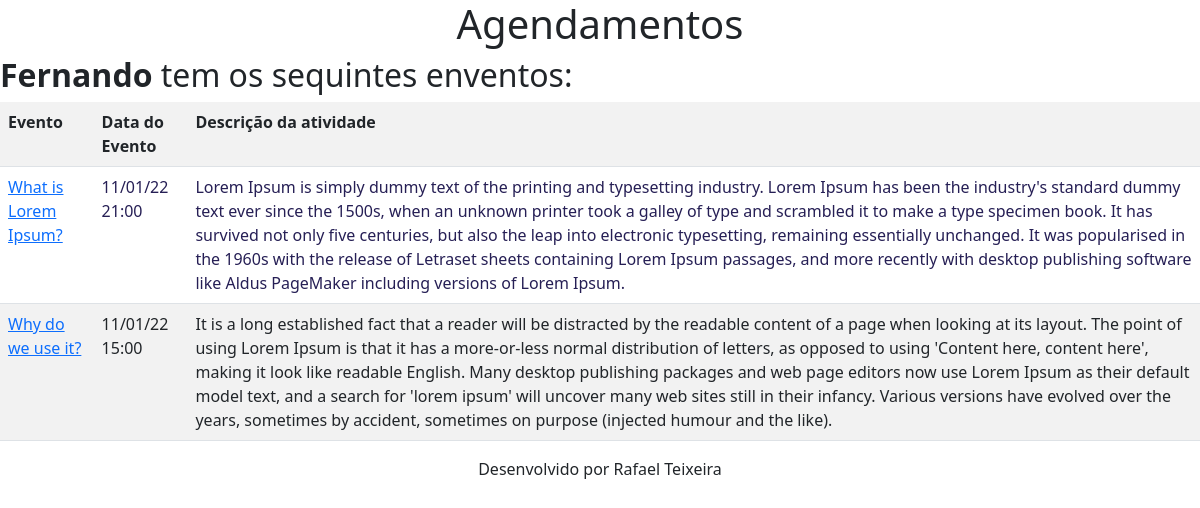
Screenshot of / (signed in) with the database file from the repository.
### core/models.py (models this page shows, shortened)
class Evento(models.Model):
    titulo=models.CharField(max_length=100)
    descricao=models.TextField(null=True, blank=True)
    data_evento=DateTimeField(verbose_name='Data do Evento')
    data_criacao=DateTimeField(auto_now=True,verbose_name='Data de Criacao')
    usuario=models.ForeignKey(User,on_delete=models.CASCADE) # models.cascade (Se o usuário for deletado, seus eventos também serão.) Para User será necessário defenir um valor padrão.
    class Meta:                 #Alteração do nome da tabela sqlite3: comando sqlmigrate core xxxx/dados para migração manual.
        db_table='evento'
    def get_data_evento(self):
        return self.data_evento.strftime('%d/%m/%y %H:%M')

### core/views.py (the view)
# urls.py: path('', views.agendamento,name='agendamento'),
def agendamento(resquest):
    usuario=resquest.user
    evento=Evento.objects.filter(usuario=usuario)
    usuario=str(usuario).capitalize
    dados={'eventos':evento,'usuario':usuario}
    return render(resquest,'agenda.html',dados)

### core/templates/agenda.html
{% extends 'model-page.html' %}
{% block content %}
    <center><h1>Agendamentos</h1></center>
    <h2><b>{{ usuario }}</b> tem os sequintes enventos:</h2>
    <table  id="lista" class="table table-striped table-hover table-responsive">
        <tr>
            <th>Evento</th>
            <th>Data do Evento</th>
            <th>Descrição da atividade</th>
        </tr>
        {% for evento in eventos %}
        <tr>
            <td><a href="titulo/{{evento.titulo}}/" target="_blank" enconding="utf-8">{{ evento.titulo }}</a></td>
            <td>{{ evento.get_data_evento }}</td>
            <td>{{ evento.descricao }}</td>
        </tr>
        {% endfor %}
    </table>
{% endblock %}

### core/static/css/style.css (style rules this page uses)
body { background-color: rgb(99, 130, 143); color: blue; }
#lista { color: rgb(38, 31, 85); text-justify: auto; }

### rows the page displays
Evento: titulo "What is Lorem Ipsum?", get_data_evento "11/01/22 21:00", descricao "Lorem Ipsum is simply dummy text of the printing and typesetting industry. Lorem Ipsum has been the industry's standard dummy text ever since the 1500s, when an unknown printer took a galley of type and scrambled it to make a type specimen book. It has survived not only five centuries, but also the leap into electronic typesetting, remaining essentially unchanged. It was popularised in the 1960s with the release of Letraset sheets containing Lorem Ipsum passages, and more recently with desktop publishing software like Aldus PageMaker including versions of Lorem Ipsum."
Evento: titulo "Why do we use it?", get_data_evento "11/01/22 15:00", descricao "It is a long established fact that a reader will be distracted by the readable content of a page when looking at its layout. The point of using Lorem Ipsum is that it has a more-or-less normal distribution of letters, as opposed to using 'Content here, content here', making it look like readable English. Many desktop publishing packages and web page editors now use Lorem Ipsum as their default model text, and a search for 'lorem ipsum' will uncover many web sites still in their infancy. Various versions have evolved over the years, sometimes by accident, sometimes on purpose (injected humour and the like)."

### other values shown
{{ usuario }} "Fernando"
